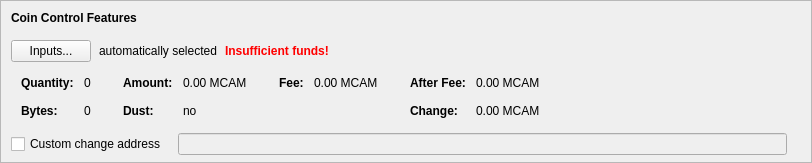
      <widget class="QFrame" name="frameCoinControl">
       <property name="sizePolicy">
        <sizepolicy hsizetype="Expanding" vsizetype="Fixed">
         <horstretch>0</horstretch>
         <verstretch>0</verstretch>
        </sizepolicy>
       </property>
       <property name="maximumSize">
        <size>
         <width>16777215</width>
         <height>16777215</height>
        </size>
       </property>
       <property name="frameShape">
        <enum>QFrame::StyledPanel</enum>
       </property>
       <property name="frameShadow">
        <enum>QFrame::Sunken</enum>
       </property>
       <layout class="QVBoxLayout" name="verticalLayoutCoinControl2">
        <property name="spacing">
         <number>0</number>
        </property>
        <property name="leftMargin">
         <number>0</number>
        </property>
        <property name="topMargin">
         <number>0</number>
        </property>
        <property name="rightMargin">
         <number>0</number>
        </property>
        <property name="bottomMargin">
         <number>6</number>
        </property>
        <item>
         <layout class="QVBoxLayout" name="verticalLayoutCoinControl" stretch="0,0,0,0,0">
          <property name="spacing">
           <number>0</number>
          </property>
          <property name="leftMargin">
           <number>10</number>
          </property>
          <property name="topMargin">
           <number>10</number>
          </property>
          <item>
           <layout class="QHBoxLayout" name="horizontalLayoutCoinControl1">
            <property name="bottomMargin">
             <number>15</number>
            </property>
            <item>
             <widget class="QLabel" name="labelCoinControlFeatures">
              <property name="sizePolicy">
               <sizepolicy hsizetype="Preferred" vsizetype="Maximum">
                <horstretch>0</horstretch>
                <verstretch>0</verstretch>
               </sizepolicy>
              </property>
              <property name="font">
               <font>
                <weight>75</weight>
                <bold>true</bold>
               </font>
              </property>
              <property name="styleSheet">
               <string notr="true">font-weight:bold;</string>
              </property>
              <property name="text">
               <string>Coin Control Features</string>
              </property>
             </widget>
            </item>
           </layout>
          </item>
          <item>
           <layout class="QHBoxLayout" name="horizontalLayoutCoinControl2" stretch="0,0,0,0">
            <property name="spacing">
             <number>8</number>
            </property>
            <property name="bottomMargin">
             <number>10</number>
            </property>
            <item>
             <widget class="QPushButton" name="pushButtonCoinControl">
              <property name="styleSheet">
               <string notr="true"/>
              </property>
              <property name="text">
               <string>Inputs...</string>
              </property>
              <property name="autoDefault">
               <bool>false</bool>
              </property>
             </widget>
            </item>
            <item>
             <widget class="QLabel" name="labelCoinControlAutomaticallySelected">
              <property name="text">
               <string>automatically selected</string>
              </property>
              <property name="margin">
               <number>5</number>
              </property>
             </widget>
            </item>
            <item>
             <widget class="QLabel" name="labelCoinControlInsuffFunds">
              <property name="font">
               <font>
                <weight>75</weight>
                <bold>true</bold>
               </font>
              </property>
              <property name="styleSheet">
               <string notr="true">color:red;font-weight:bold;</string>
              </property>
              <property name="text">
               <string>Insufficient funds!</string>
              </property>
              <property name="margin">
               <number>5</number>
              </property>
             </widget>
            </item>
            <item>
             <spacer name="horizontalSpacerCoinControl">
              <property name="orientation">
               <enum>Qt::Horizontal</enum>
              </property>
              <property name="sizeHint" stdset="0">
               <size>
                <width>40</width>
                <height>1</height>
               </size>
              </property>
             </spacer>
            </item>
           </layout>
          </item>
          <item>
           <widget class="QWidget" name="widgetCoinControl" native="true">
            <property name="sizePolicy">
             <sizepolicy hsizetype="Preferred" vsizetype="Preferred">
              <horstretch>0</horstretch>
              <verstretch>0</verstretch>
             </sizepolicy>
            </property>
            <property name="minimumSize">
             <size>
              <width>0</width>
              <height>0</height>
             </size>
            </property>
            <property name="styleSheet">
             <string notr="true"/>
            </property>
            <layout class="QHBoxLayout" name="horizontalLayoutCoinControl5">
             <property name="leftMargin">
              <number>0</number>
             </property>
             <property name="topMargin">
              <number>0</number>
             </property>
             <property name="rightMargin">
              <number>0</number>
             </property>
             <property name="bottomMargin">
              <number>0</number>
             </property>
             <item>
              <layout class="QHBoxLayout" name="horizontalLayoutCoinControl3" stretch="0,0,0,1">
               <property name="spacing">
                <number>20</number>
               </property>
               <property name="topMargin">
                <number>0</number>
               </property>
               <property name="bottomMargin">
                <number>10</number>
               </property>
               <item>
                <layout class="QFormLayout" name="formLayoutCoinControl1">
                 <property name="horizontalSpacing">
                  <number>10</number>
                 </property>
                 <property name="verticalSpacing">
                  <number>14</number>
                 </property>
                 <property name="leftMargin">
                  <number>10</number>
                 </property>
                 <property name="topMargin">
                  <number>4</number>
                 </property>
                 <property name="rightMargin">
                  <number>6</number>
                 </property>
                 <item row="0" column="0">
                  <widget class="QLabel" name="labelCoinControlQuantityText">
                   <property name="font">
                    <font>
                     <weight>75</weight>
                     <bold>true</bold>
                    </font>
                   </property>
                   <property name="text">
                    <string>Quantity:</string>
                   </property>
                   <property name="margin">
                    <number>0</number>
                   </property>
                  </widget>
                 </item>
                 <item row="0" column="1">
                  <widget class="QLabel" name="labelCoinControlQuantity">
                   <property name="cursor">
                    <cursorShape>IBeamCursor</cursorShape>
                   </property>
                   <property name="contextMenuPolicy">
                    <enum>Qt::ActionsContextMenu</enum>
                   </property>
                   <property name="text">
                    <string notr="true">0</string>
                   </property>
                   <property name="margin">
                    <number>0</number>
                   </property>
                   <property name="textInteractionFlags">
                    <set>Qt::LinksAccessibleByMouse|Qt::TextSelectableByKeyboard|Qt::TextSelectableByMouse</set>
                   </property>
                  </widget>
                 </item>
                 <item row="1" column="0">
                  <widget class="QLabel" name="labelCoinControlBytesText">
                   <property name="font">
                    <font>
                     <weight>75</weight>
                     <bold>true</bold>
                    </font>
                   </property>
                   <property name="text">
                    <string>Bytes:</string>
                   </property>
                  </widget>
                 </item>
                 <item row="1" column="1">
                  <widget class="QLabel" name="labelCoinControlBytes">
                   <property name="cursor">
                    <cursorShape>IBeamCursor</cursorShape>
                   </property>
                   <property name="contextMenuPolicy">
                    <enum>Qt::ActionsContextMenu</enum>
                   </property>
                   <property name="text">
                    <string notr="true">0</string>
                   </property>
                   <property name="textInteractionFlags">
                    <set>Qt::LinksAccessibleByMouse|Qt::TextSelectableByKeyboard|Qt::TextSelectableByMouse</set>
                   </property>
                  </widget>
                 </item>
                </layout>
               </item>
               <item>
                <layout class="QFormLayout" name="formLayoutCoinControl2">
                 <property name="horizontalSpacing">
                  <number>10</number>
                 </property>
                 <property name="verticalSpacing">
                  <number>14</number>
                 </property>
                 <property name="leftMargin">
                  <number>6</number>
                 </property>
                 <property name="topMargin">
                  <number>4</number>
                 </property>
                 <property name="rightMargin">
                  <number>6</number>
                 </property>
                 <item row="0" column="0">
                  <widget class="QLabel" name="labelCoinControlAmountText">
                   <property name="font">
                    <font>
                     <weight>75</weight>
                     <bold>true</bold>
                    </font>
                   </property>
                   <property name="text">
                    <string>Amount:</string>
                   </property>
                   <property name="margin">
                    <number>0</number>
                   </property>
                  </widget>
                 </item>
                 <item row="0" column="1">
                  <widget class="QLabel" name="labelCoinControlAmount">
                   <property name="cursor">
                    <cursorShape>IBeamCursor</cursorShape>
                   </property>
                   <property name="contextMenuPolicy">
                    <enum>Qt::ActionsContextMenu</enum>
                   </property>
                   <property name="text">
                    <string notr="true">0.00 MCAM</string>
                   </property>
                   <property name="textInteractionFlags">
                    <set>Qt::LinksAccessibleByMouse|Qt::TextSelectableByKeyboard|Qt::TextSelectableByMouse</set>
                   </property>
                  </widget>
                 </item>
                 <item row="1" column="0">
                  <widget class="QLabel" name="labelCoinControlLowOutputText">
                   <property name="font">
                    <font>
                     <weight>75</weight>
                     <bold>true</bold>
                    </font>
                   </property>
                   <property name="text">
                    <string>Dust:</string>
                   </property>
                  </widget>
                 </item>
                 <item row="1" column="1">
                  <widget class="QLabel" name="labelCoinControlLowOutput">
                   <property name="cursor">
                    <cursorShape>IBeamCursor</cursorShape>
                   </property>
                   <property name="contextMenuPolicy">
                    <enum>Qt::ActionsContextMenu</enum>
                   </property>
                   <property name="text">
                    <string notr="true">no</string>
                   </property>
                   <property name="textInteractionFlags">
                    <set>Qt::LinksAccessibleByMouse|Qt::TextSelectableByKeyboard|Qt::TextSelectableByMouse</set>
                   </property>
                  </widget>
                 </item>
                </layout>
               </item>
               <item>
                <layout class="QFormLayout" name="formLayoutCoinControl3">
                 <property name="horizontalSpacing">
                  <number>10</number>
                 </property>
                 <property name="verticalSpacing">
                  <number>14</number>
                 </property>
                 <property name="leftMargin">
                  <number>6</number>
                 </property>
                 <property name="topMargin">
                  <number>4</number>
                 </property>
                 <property name="rightMargin">
                  <number>6</number>
                 </property>
                 <item row="0" column="0">
                  <widget class="QLabel" name="labelCoinControlFeeText">
                   <property name="font">
                    <font>
                     <weight>75</weight>
                     <bold>true</bold>
                    </font>
                   </property>
                   <property name="text">
                    <string>Fee:</string>
                   </property>
                   <property name="margin">
                    <number>0</number>
                   </property>
                  </widget>
                 </item>
                 <item row="0" column="1">
                  <widget class="QLabel" name="labelCoinControlFee">
                   <property name="cursor">
                    <cursorShape>IBeamCursor</cursorShape>
                   </property>
                   <property name="contextMenuPolicy">
                    <enum>Qt::ActionsContextMenu</enum>
                   </property>
                   <property name="text">
                    <string notr="true">0.00 MCAM</string>
                   </property>
                   <property name="textInteractionFlags">
                    <set>Qt::LinksAccessibleByMouse|Qt::TextSelectableByKeyboard|Qt::TextSelectableByMouse</set>
                   </property>
                  </widget>
                 </item>
                </layout>
               </item>
               <item>
                <layout class="QFormLayout" name="formLayoutCoinControl4">
                 <property name="horizontalSpacing">
                  <number>10</number>
                 </property>
                 <property name="verticalSpacing">
                  <number>14</number>
                 </property>
                 <property name="leftMargin">
                  <number>6</number>
                 </property>
                 <property name="topMargin">
                  <number>4</number>
                 </property>
                 <property name="rightMargin">
                  <number>6</number>
                 </property>
                 <item row="0" column="0">
                  <widget class="QLabel" name="labelCoinControlAfterFeeText">
                   <property name="font">
                    <font>
                     <weight>75</weight>
                     <bold>true</bold>
                    </font>
                   </property>
                   <property name="text">
                    <string>After Fee:</string>
                   </property>
                   <property name="margin">
                    <number>0</number>
                   </property>
                  </widget>
                 </item>
                 <item row="0" column="1">
                  <widget class="QLabel" name="labelCoinControlAfterFee">
                   <property name="cursor">
                    <cursorShape>IBeamCursor</cursorShape>
                   </property>
                   <property name="contextMenuPolicy">
                    <enum>Qt::ActionsContextMenu</enum>
                   </property>
                   <property name="text">
                    <string notr="true">0.00 MCAM</string>
                   </property>
                   <property name="textInteractionFlags">
                    <set>Qt::LinksAccessibleByMouse|Qt::TextSelectableByKeyboard|Qt::TextSelectableByMouse</set>
                   </property>
                  </widget>
                 </item>
                 <item row="1" column="0">
                  <widget class="QLabel" name="labelCoinControlChangeText">
                   <property name="font">
                    <font>
                     <weight>75</weight>
                     <bold>true</bold>
                    </font>
                   </property>
                   <property name="text">
                    <string>Change:</string>
                   </property>
                  </widget>
                 </item>
                 <item row="1" column="1">
                  <widget class="QLabel" name="labelCoinControlChange">
                   <property name="cursor">
                    <cursorShape>IBeamCursor</cursorShape>
                   </property>
                   <property name="contextMenuPolicy">
                    <enum>Qt::ActionsContextMenu</enum>
                   </property>
                   <property name="text">
                    <string notr="true">0.00 MCAM</string>
                   </property>
                   <property name="textInteractionFlags">
                    <set>Qt::LinksAccessibleByMouse|Qt::TextSelectableByKeyboard|Qt::TextSelectableByMouse</set>
                   </property>
                  </widget>
                 </item>
                </layout>
               </item>
              </layout>
             </item>
            </layout>
           </widget>
          </item>
          <item>
           <layout class="QHBoxLayout" name="horizontalLayoutCoinControl4" stretch="0,0,0">
            <property name="spacing">
             <number>12</number>
            </property>
            <property name="sizeConstraint">
             <enum>QLayout::SetDefaultConstraint</enum>
            </property>
            <property name="topMargin">
             <number>5</number>
            </property>
            <property name="rightMargin">
             <number>5</number>
            </property>
            <item>
             <widget class="QCheckBox" name="checkBoxCoinControlChange">
              <property name="toolTip">
               <string>If this is activated, but the change address is empty or invalid, change will be sent to a newly generated address.</string>
              </property>
              <property name="text">
               <string>Custom change address</string>
              </property>
             </widget>
            </item>
            <item>
             <widget class="QValidatedLineEdit" name="lineEditCoinControlChange">
              <property name="enabled">
               <bool>false</bool>
              </property>
              <property name="sizePolicy">
               <sizepolicy hsizetype="Expanding" vsizetype="Fixed">
                <horstretch>0</horstretch>
                <verstretch>0</verstretch>
               </sizepolicy>
              </property>
             </widget>
            </item>
            <item>
             <widget class="QLabel" name="labelCoinControlChangeLabel">
              <property name="sizePolicy">
               <sizepolicy hsizetype="Preferred" vsizetype="Expanding">
                <horstretch>0</horstretch>
                <verstretch>0</verstretch>
               </sizepolicy>
              </property>
              <property name="minimumSize">
               <size>
                <width>0</width>
                <height>0</height>
               </size>
              </property>
              <property name="text">
               <string/>
              </property>
              <property name="margin">
               <number>3</number>
              </property>
             </widget>
            </item>
           </layout>
          </item>
          <item>
           <spacer name="verticalSpacerCoinControl">
            <property name="orientation">
             <enum>Qt::Vertical</enum>
            </property>
            <property name="sizeHint" stdset="0">
             <size>
              <width>800</width>
              <height>1</height>
             </size>
            </property>
           </spacer>
          </item>
         </layout>
        </item>
       </layout>
      </widget>
